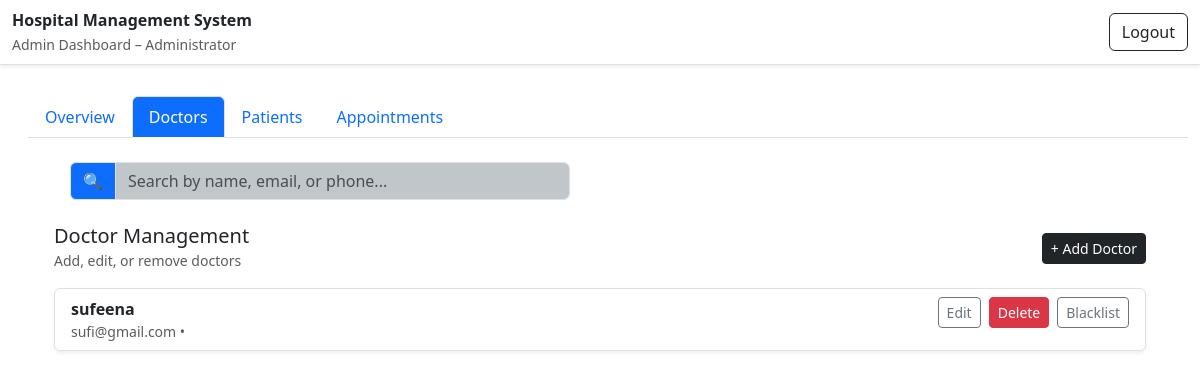
Before: /admin/dashboard/doctors (signed in) with the older database file.
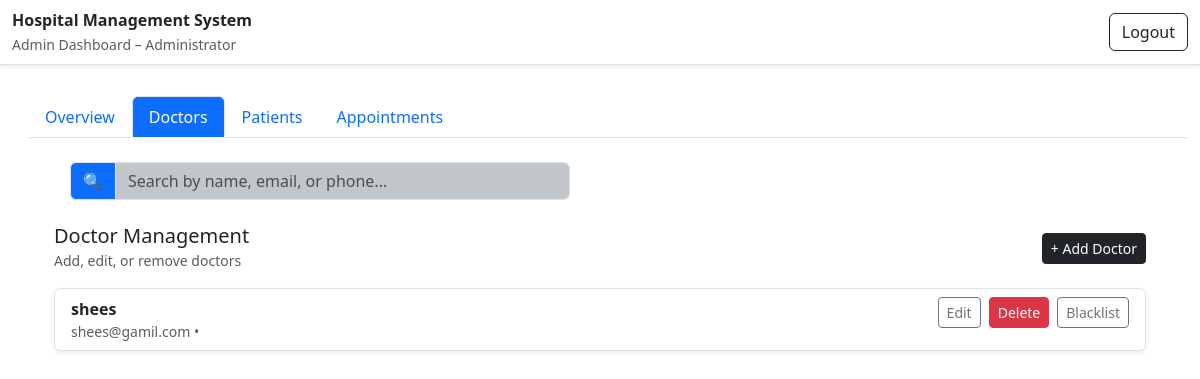
After: the same page with the newer database file.
### database/model.py (models this page shows)
class Doctor(db.Model):
  doctor_id = db.Column(db.Integer, primary_key=True)
  full_name = db.Column(db.String(64), nullable = False)
  email = db.Column(db.String(254), nullable=False, unique=True)
  password = db.Column(db.String(256), nullable=False)
  department_id = db.Column(db.Integer, db.ForeignKey('department.department_id'))  # dropdown values
  experience  = db.Column(db.Integer)      # years of experience (whole years)
  appointments = db.relationship('Appointment', backref='doctor', lazy=True)

### controllers/admin.py (the view, shortened to what this page needs)
    @app.route("/admin/dashboard/<role>")
    @admin_required
    def admin_role_tab(role):
        valid_roles = ('overview', 'doctors', 'patients', 'appointments')
        if role not in valid_roles:
            flash('Invalid tab.')
            return redirect(url_for('admin_role_tab', role='overview'))
        q = request.args.get('q', '').strip()
        like = f"%{q}%"
        context = {'role': role, 'q': q}
        if role == 'doctors':
            query = Doctor.query
            context['doctors'] = query.order_by(Doctor.full_name).all()
            context['departments'] = Department.query.all()
            context['doctor_blacklisted_ids'] = Doctor_blacklist.query.all()
        elif role == 'appointments':
            context['appointments'] = Appointment.query.order_by(Appointment.date.desc()).all()
        return render_template("admin/dashboard.html", **context)

### controllers/admin.py (called while the page is built)
def admin_required(view_func):
    @wraps(view_func)
    def wrapper(*args, **kwargs):
        if 'user_id' not in session:
            flash('Please log in first.')
            return redirect(url_for('login'))
        if session.get('role') != 'admin':
            flash('Access denied: Admins only.')
            return redirect(url_for('login'))
        return view_func(*args, **kwargs)
    return wrapper

### templates/admin/dashboard.html (shortened to what this page needs)
{% extends "admin/admin_base.html" %}
{% block content %}
<div class="mt-3 ms-3">
  <ul class="nav nav-tabs">
    <li class="nav-item">
      <a class="nav-link {% if role == 'overview' %}active{% endif %}"
         href="{{ url_for('admin_role_tab', role='overview') }}">Overview</a>
    </li>
    <li class="nav-item">
      <a class="nav-link {% if role == 'doctors' %}active{% endif %}"
         href="{{ url_for('admin_role_tab', role='doctors') }}">Doctors</a>
    </li>
    <li class="nav-item">
      <a class="nav-link {% if role == 'patients' %}active{% endif %}"
         href="{{ url_for('admin_role_tab', role='patients') }}">Patients</a>
    </li>
    <li class="nav-item">
      <a class="nav-link {% if role == 'appointments' %}active{% endif %}"
         href="{{ url_for('admin_role_tab', role='appointments') }}">Appointments</a>
    </li>
  </ul>
</div>
<div class="container mt-4">
  {% if role == 'overview' %}
    {% include 'admin/parts/overview.html' %}
  {% elif role == 'doctors' %}
    {% include 'admin/parts/doctors.html' %}
  {% elif role == 'patients' %}
    {% include 'admin/parts/patients.html' %}
  {% elif role == 'appointments' %}
    {% include 'admin/parts/appointments.html' %}
  {% endif %}
</div>
{% endblock %}

### templates/admin/parts/doctors.html (shortened to what this page needs)
  <div class="container mt-4">
  <div class=" justify-content-center mt-3 mb-4" style="max-width:500px; margin-left:1rem;" >
    <div class="mb-3">
      <form method="get" action="{{ url_for('admin_role_tab', role=role) }}" >
        <div class="input-group">
          <span class="input-group-text" style="background-color: #0d6efd;">🔍</span>
          <input type="search" name="q"
        value="{{ request.args.get('q','') }}"
        class="form-control"
        placeholder="Search by name, email, or phone..."
        style="background-color: #c0c6c9;">
        </div>
      </form>
    </div>
  </div>
  <div class="d-flex justify-content-between align-items-center mb-3">
    <div>
      <h5 class="mb-0">Doctor Management</h5>
      <small class="text-muted">Add, edit, or remove doctors</small>
    </div>
    <a href="{{ url_for('add_doctor') }}" class="btn btn-dark btn-sm">+ Add Doctor</a>
  </div>
  {% if doctor_blacklisted_ids %}
      {% set blacklisted_ids = doctor_blacklisted_ids | map(attribute='doctor_id') | list %}
    {% else %}
      {% set blacklisted_ids = [] %}
    {% endif %}
  <div class="list-group">
    {% if doctors %}
      {% for d in doctors %}
        {% set did = d.doctor_id %}
        <div class="list-group-item mb-3 rounded shadow-sm {% if did in blacklisted_ids %}opacity-75{% endif %}">
          <div class="d-flex justify-content-between align-items-start">
            <div>
              <strong>{{ d.full_name }}</strong>
              <div class="text-muted small">{{ d.email }} • {{ d.phone_no }}</div>
            </div>
            <div class="d-flex gap-2">
              <a href="{{ url_for('edit_doctor', doctor_id=did) }}" class="btn btn-outline-secondary btn-sm">Edit</a>
              <form method="post" action="{{ url_for('delete_doctor', doctor_id=did) }}" style="display:inline;"
                    onsubmit="return confirm('Delete this doctor?');">
                <button type="submit" class="btn btn-danger btn-sm">Delete</button>
              </form>
              {% if did in blacklisted_ids %}
                <form method="post" action="{{ url_for('unblacklist_doctor', doctor_id=did) }}" style="display:inline;">
                  <button type="submit" class="btn btn-success btn-sm">Unblacklist</button>
                </form>
              {% else %}
                <form method="post" action="{{ url_for('blacklist_doctor', doctor_id=did) }}" style="display:inline;">
                  <button type="submit" class="btn btn-outline-secondary btn-sm">Blacklist</button>
                </form>
              {% endif %}
            </div>
          </div>
        </div>
      {% endfor %}
    {% else %}
      <div class="alert alert-secondary">No doctors found.</div>
    {% endif %}
  </div>
</div>

Changed rows visible on the page:
removed Doctor: full_name "sufeena", email "sufi@gmail.com"
added Doctor: full_name "shees", email "shees@gamil.com"
